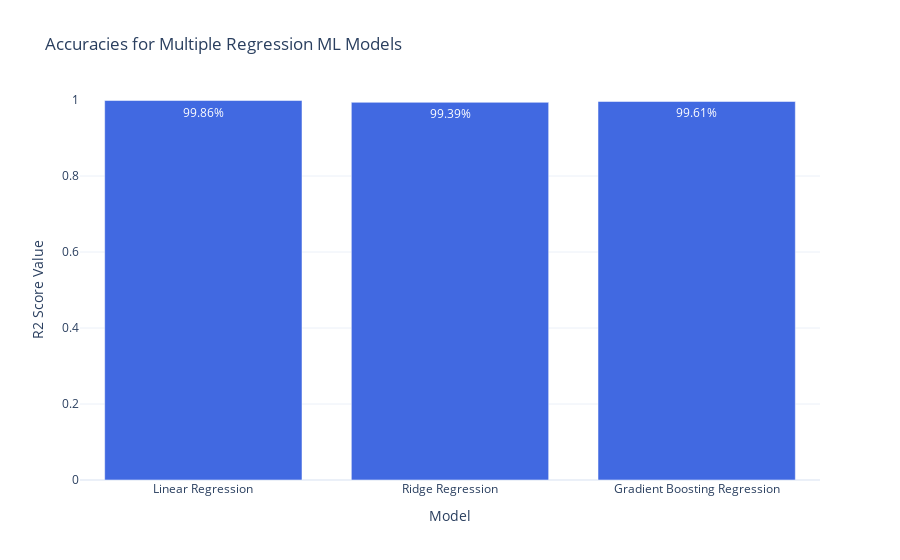

The code cell stored with this chart in its notebook:
### Markdown cell above
#### 3) Graph for the comparison

### Code cell
Regression_models = ['Linear Regression', 'Ridge Regression','Gradient Boosting Regression']
reg_accuracies = [LR_train_r2, RR_test_r2, GB_test_r2]
reg_loss = [LR_mse, RR_mse, GB_mse]

fig = go.Figure()

fig.add_trace(go.Bar(
    x=Regression_models, 
    y=reg_accuracies,
    name='Accuracy',
    marker_color='royalblue',
    text=[f'{acc*100:.2f}%' for acc in reg_accuracies],
    textposition='auto'
))

fig.update_layout(
    title='Accuracies for Multiple Regression ML Models',
    xaxis_title='Model',
    yaxis_title='R2 Score Value',
    yaxis_range=[0, 1],  # Adjust y-axis range accordingly
    template='plotly_white',
    barmode='group'  # Group bars for each model
)

### Figure 1 — Plotly figure (JSON) as saved in the notebook; plotly's stock layout.template omitted (floating-point values rounded to 4 significant figures)
{"data": [{"marker": {"color": "royalblue"}, "name": "Accuracy", "text": ["99.86%", "99.39%", "99.61%"], "textposition": "auto", "type": "bar", "x": ["Linear Regression", "Ridge Regression", "Gradient Boosting Regression"], "y": [0.9986, 0.9939, 0.9961]}], "layout": {"barmode": "group", "title": {"text": "Accuracies for Multiple Regression ML Models"}, "xaxis": {"title": {"text": "Model"}}, "yaxis": {"range": [0, 1], "title": {"text": "R2 Score Value"}}}}
